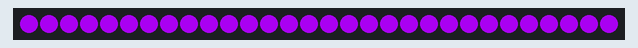
Simulated run of this program. Board: CircuitPython board. On the bench: 30 RGB LEDs in strip order, left to right.

Above: at 0.1 s.
At 2.1 s:
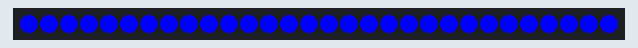
At 3.1 s:
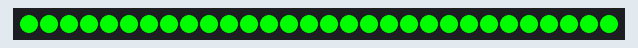
At 4.1 s:
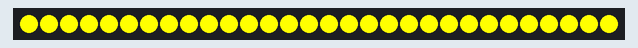
At 6.1 s:
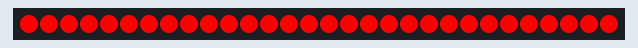
At 39.2 s:
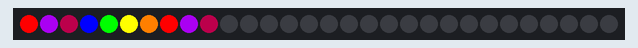

The program:

neopixel_rainbow.py
```python
import board
import neopixel
import time
DATA_PIN = board.D10
N_PIXELS = 30

pixels = neopixel.NeoPixel(DATA_PIN, N_PIXELS, auto_write=False)

r_arr = [ [148, 0, 211],
          [75, 0, 30],
          [0, 0, 255],
          [0, 255, 0],
          [255, 255, 0],
          [255, 127, 0],
          [255, 0, 0] ]

# Pattern 1
# Entire neopixel fills with every colour of the rainbow
for i in range(len(r_arr)):
    pixels.fill((r_arr[i][0], r_arr[i][1], r_arr[i][2]))
    pixels.show()
    time.sleep(1)

pixels.deinit()
pixels = neopixel.NeoPixel(DATA_PIN, N_PIXELS, auto_write=False)

# Pattern 2
# The pixel slowly fills as a multi-rainbow design
def check_r_pos(r_pos: int) -> int:
    if (r_pos < -6):
        r_pos = 0
    return r_pos

def set_pixel(pos: int, r_pos:int) -> None:
    pixels[pos] = (r_arr[r_pos][0], r_arr[r_pos][1], r_arr[r_pos][2])
    if pos-1 > -1:
        r_pos = check_r_pos(r_pos)
        set_pixel(pos-1, r_pos-1)

def main():
    for i in range(pixels.n):
        for j in range(len(r_arr)):
            pixels[i] = (r_arr[j][0], r_arr[j][1], r_arr[j][2])
            if i-1 > -1:
                set_pixel(i-1, j-1)
            pixels.show()
            time.sleep(0.5)

main()

pixels.deinit()
pixels = neopixel.NeoPixel(DATA_PIN, N_PIXELS, auto_write=False)

# set_pixel(pixels.n, 0)
# pixels.show()
```

Measured:
- what the display in image 1 shows lasts 1.0 s, from 2.0 s to 3.0 s
- what the display in image 5 shows lasts 0.5 s, from 39.1 s to 39.6 s
